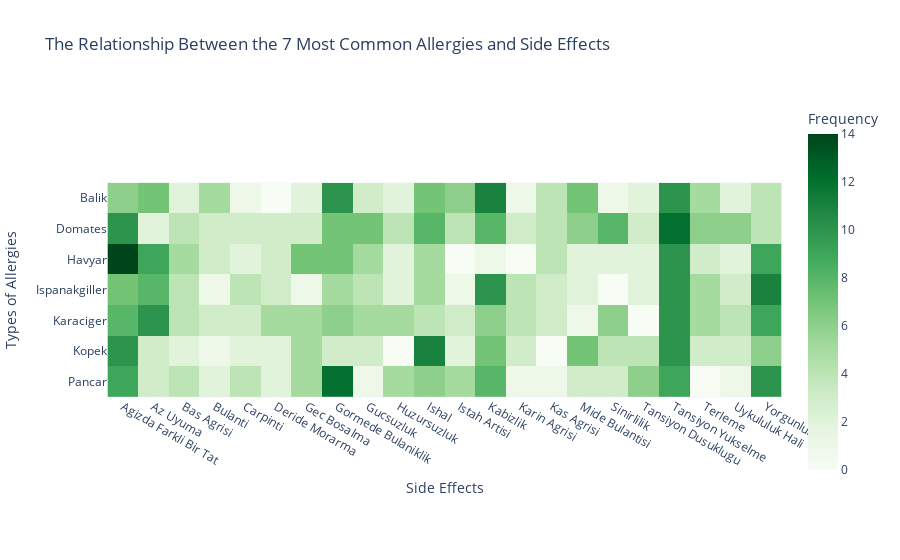

Source (notebook cell):
### Code cell
# Find out the 7 most common allergies
most_common_allergies = side_effects_data['Alerjilerim'].value_counts().head(7).index

# Filter data based on these allergies
filtered_data = side_effects_data[side_effects_data['Alerjilerim'].isin(most_common_allergies)]

# Calculating Allergy frequencies with Side Effects (cross table)
side_effect_allergy_df = pd.crosstab(filtered_data['Alerjilerim'], filtered_data['Yan_Etki'])

fig = px.imshow(side_effect_allergy_df, 
                labels = dict(x = "Side Effects", y = "Types of Allergies", color = "Frequency"),
                title = "The Relationship Between the 7 Most Common Allergies and Side Effects",
                color_continuous_scale = 'Greens')

fig.show()

### Figure 1 — Plotly figure (JSON) as saved in the notebook; plotly's stock layout.template omitted (floating-point values rounded to 4 significant figures; data arrays with more than 128 entries replaced by an {"elided": "..."} marker saying what was removed)
{"data": [{"coloraxis": "coloraxis", "hovertemplate": "Side Effects: %{x}<br>Types of Allergies: %{y}<br>Frequency: %{z}<extra></extra>", "name": "0", "type": "heatmap", "x": ["Agizda Farkli Bir Tat", "Az Uyuma", "Bas Agrisi", "Bulanti", "Carpinti", "Deride Morarma", "Gec Bosalma", "Gormede Bulaniklik", "Gucsuzluk", "Huzursuzluk", "Ishal", "Istah Artisi", "Kabizlik", "Karin Agrisi", "Kas Agrisi", "Mide Bulantisi", "Sinirlilik", "Tansiyon Dusuklugu", "Tansiyon Yukselme", "Terleme", "Uykululuk Hali", "Yorgunluk"], "xaxis": "x", "y": ["Balik", "Domates", "Havyar", "Ispanakgiller", "Karaciger", "Kopek", "Pancar"], "yaxis": "y", "z": {"elided": "7x22 int values"}}], "layout": {"coloraxis": {"colorbar": {"title": {"text": "Frequency"}}, "colorscale": [[0, "rgb(247,252,245)"], [0.125, "rgb(229,245,224)"], [0.25, "rgb(199,233,192)"], [0.375, "rgb(161,217,155)"], [0.5, "rgb(116,196,118)"], [0.625, "rgb(65,171,93)"], [0.75, "rgb(35,139,69)"], [0.875, "rgb(0,109,44)"], [1, "rgb(0,68,27)"]]}, "title": {"text": "The Relationship Between the 7 Most Common Allergies and Side Effects"}, "xaxis": {"anchor": "y", "constrain": "domain", "domain": [0, 1], "scaleanchor": "y", "title": {"text": "Side Effects"}}, "yaxis": {"anchor": "x", "autorange": "reversed", "constrain": "domain", "domain": [0, 1], "title": {"text": "Types of Allergies"}}}}
